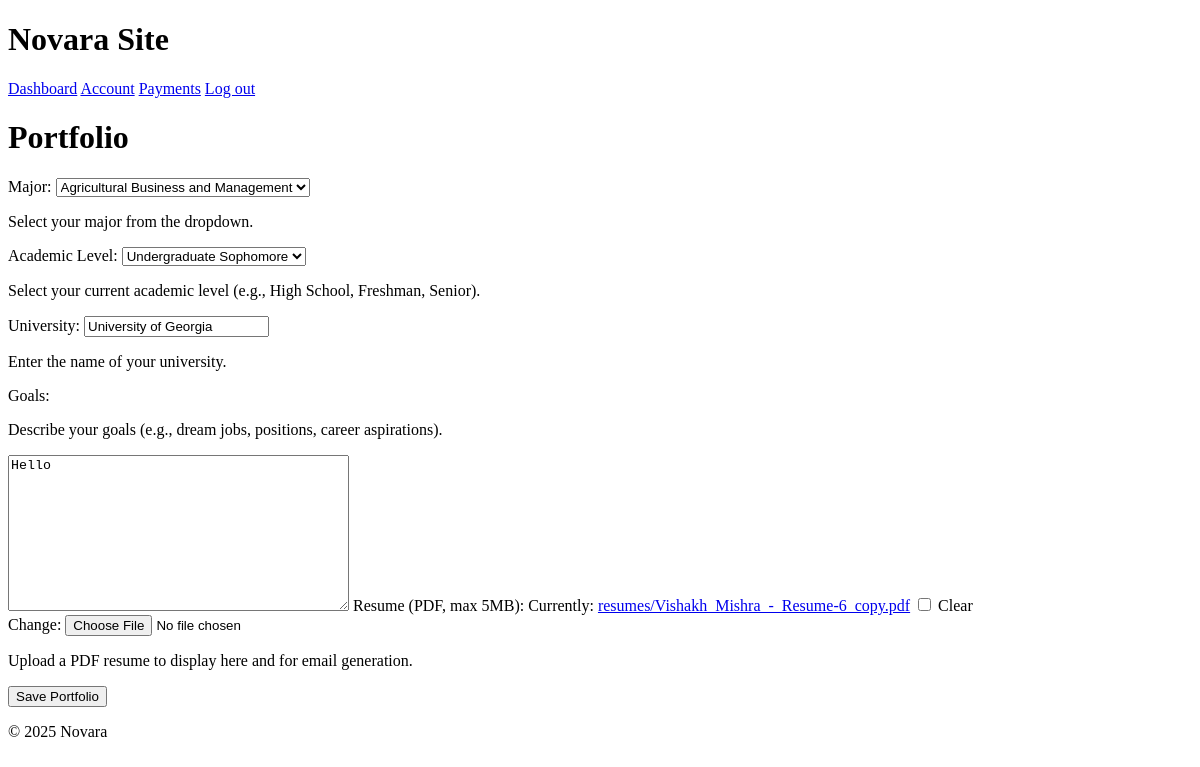
Page /portfolio/?edit=1 (signed in) on the earlier database version.
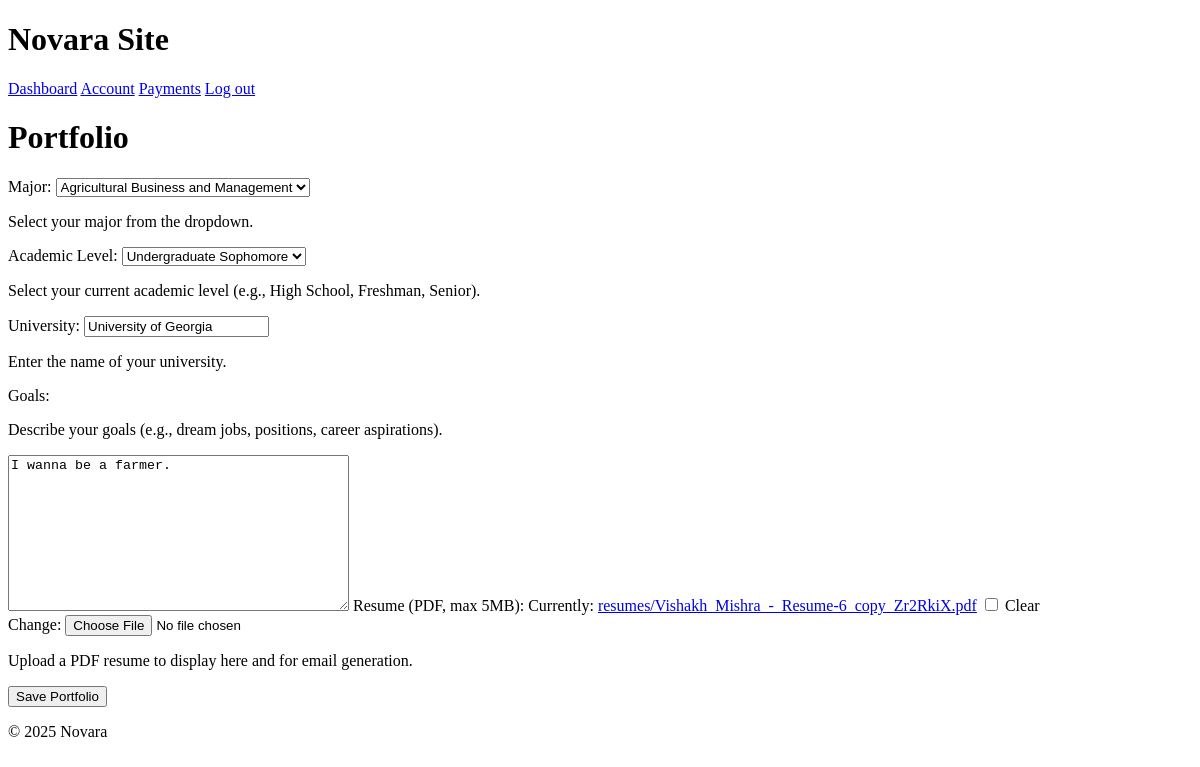
Same page on the later database version.
### core/models.py (models this page shows, shortened)
class Portfolio(models.Model):
    user = models.OneToOneField(User, on_delete=models.CASCADE)
    major = models.CharField(max_length=255)
    class_year = models.CharField(max_length=50)  # increased length for descriptive names
    university = models.CharField(max_length=255)
    goals = models.TextField(max_length=1000)
    resume = models.FileField(upload_to='resumes/', blank=True, null=True)
    updated_at = models.DateTimeField(auto_now=True)

### core/views.py (the view)
# urls.py: path('portfolio/', core_views.portfolio, name='portfolio'),
@login_required
def portfolio(request):
    portfolio, created = Portfolio.objects.get_or_create(user=request.user)
    editing = request.GET.get('edit', created)
    if request.method == 'POST':
        form = PortfolioForm(request.POST, request.FILES, instance=portfolio)
        if form.is_valid():
            form.save()
            return redirect('portfolio')
        else:
            editing = True
    else:
        form = PortfolioForm(instance=portfolio)
        if not editing:
            for field in form.fields.values():
                field.disabled = True
    return render(request, 'portfolio.html', {
        'form': form,
        'portfolio': portfolio,
        'editing': editing,
    })

### core/forms.py (shortened to what this page needs)
class PortfolioForm(forms.ModelForm):
    major = forms.ChoiceField(choices=MAJOR_CHOICES, required=True, label="Major")
    class_year = forms.ChoiceField(choices=CLASS_YEAR_CHOICES, required=True, label="Academic Level")
    class Meta:
        model = Portfolio
        fields = ['major', 'class_year', 'university', 'goals', 'resume']

### templates/portfolio.html (shortened to what this page needs)
{% extends "base.html" %}
{% load static %}
{% block content %}
<link rel="stylesheet" href="{% static 'css/portfolio.css' %}">
<h1>Portfolio</h1>
<form method="post" enctype="multipart/form-data">
    <label for="id_major">Major:</label>
    {{ form.major }}
    <p>Select your major from the dropdown.</p>
    <label for="id_class_year">Academic Level:</label>
    {{ form.class_year }}
    <p>Select your current academic level (e.g., High School, Freshman, Senior).</p>
    <label for="id_university">University:</label>
    {{ form.university }}
    <p>Enter the name of your university.</p>
    <label for="id_goals">Goals:</label>
    <p>Describe your goals (e.g., dream jobs, positions, career aspirations).</p>
    {{ form.goals }}
    <label for="id_resume">Resume (PDF, max 5MB):</label>
    {{ form.resume }}
    <p>Upload a PDF resume to display here and for email generation.</p>
    {% if editing %}
    <button type="submit">Save Portfolio</button>
    {% endif %}
</form>
{% endblock %}

### templates/base.html (shortened to what this page needs)
{% load static %}
<!DOCTYPE html>
<html lang="en">
<head>
    <link rel="stylesheet" href="{% static 'css/base.css' %}">
</head>
<body>
    <header>
        <h1>Novara Site</h1>
        <nav>
            {% if user.is_authenticated %}
                <a href="{% url 'dashboard' %}">Dashboard</a>
                <a href="{% url 'account' %}">Account</a>
                <a href="{% url 'payments' %}">Payments</a>
                <a href="{% url 'account_logout' %}">Log out</a>
            {% else %}
                <a href="{% url 'home' %}">Home</a>
                <a href="{% url 'account_login' %}">Sign In</a>
                <a href="{% url 'account_signup' %}">Sign Up</a>
            {% endif %}
        </nav>
    </header>
    <main>
        {% block content %}
        {% endblock %}
    </main>
    <footer>
        <p>&copy; 2025 Novara</p>
    </footer>
</body>
</html>

Differences in the rows shown:
changed Portfolio "Agricultural Business and Management": goals "Hello" → "I wanna be a farmer."
Other differences:
text no longer shown: "Currently: resumes/Vishakh_Mishra_-_Resume-6_copy.pdf Clear Change:"
text now shown: "Currently: resumes/Vishakh_Mishra_-_Resume-6_copy_Zr2RkiX.pdf Clear Change:"
